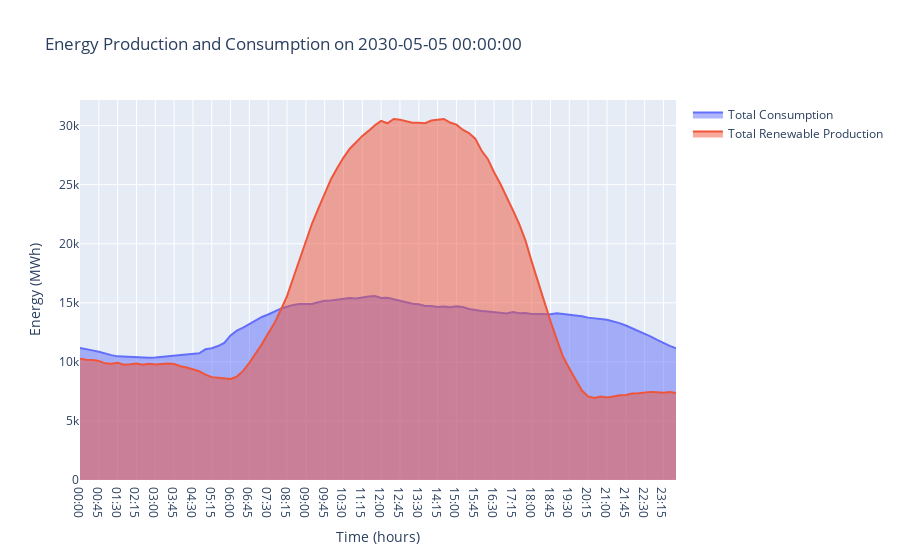
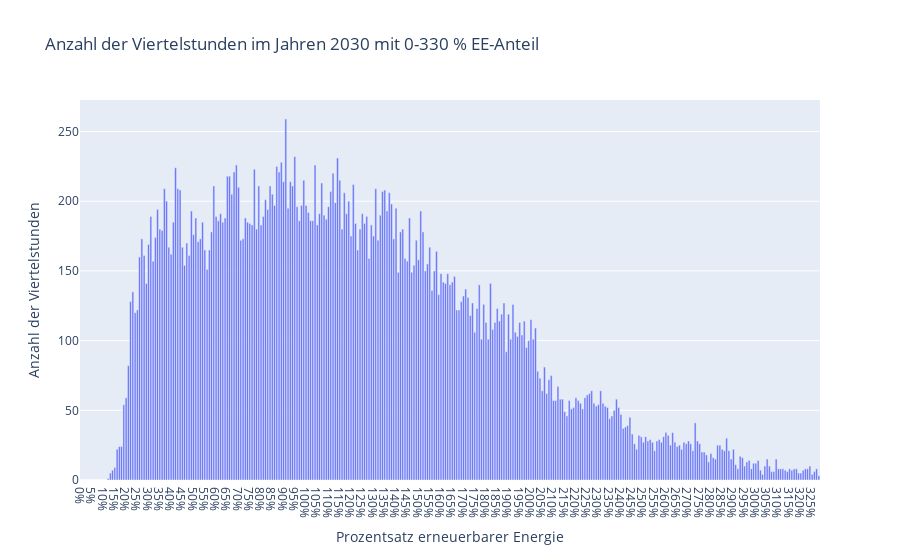
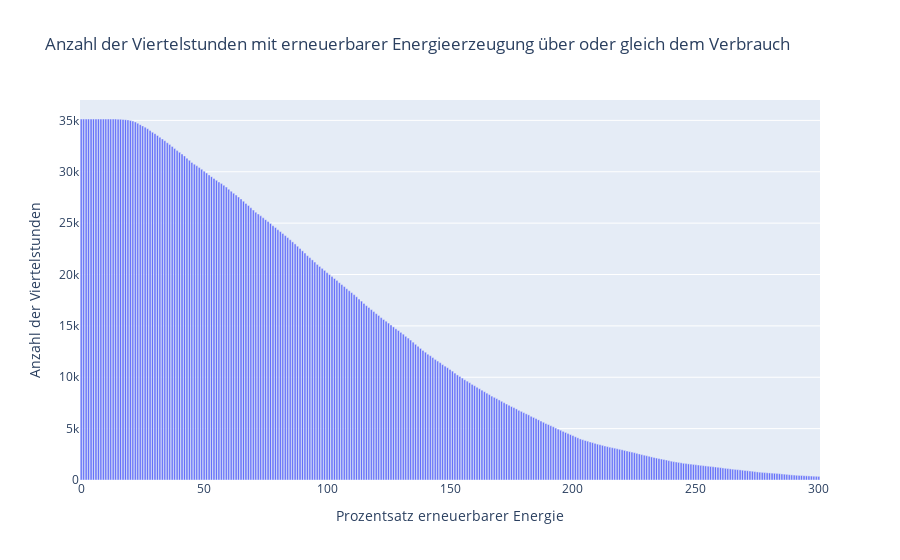
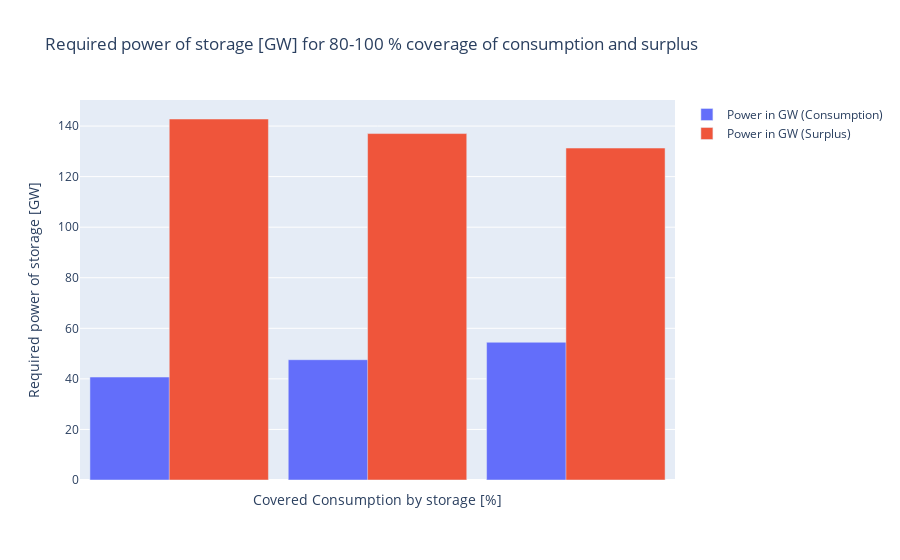

The notebook cell these images were saved under, in order:
### Code cell
def main():
    file_production = 'Realisierte_Erzeugung_202001010000_202212312359_Viertelstunde.csv'                   # File names
    file_consumption = 'Realisierter_Stromverbrauch_202001010000_202212312359_Viertelstunde.csv'
    load_profile_df = read_load_profile('Lastprofile_SWKiel.xls')

    # Read and clean data
    production_df, consumption_df, total_renewable_production, total_consumption, data_by_year = read_and_clean_data(file_production, file_consumption)
    
    # Find dark lulls for the years 2020-2022
    #find_dark_lulls_for_years(production_df, columns_to_clean=['Biomass', 'Hydroelectric', 'Wind Offshore', 'Wind Onshore', 'Photovoltaic', 'Other Renewable'])

    # Berechnung und Anzeige des Histogramms für erneuerbare Anteile
    #calculate_and_display_renewable_shares_histogram(total_renewable_production, total_consumption)
    #calculate_and_display_data_by_year(data_by_year)

    #plot_energy_consumption_and_production(production_df, consumption_df, columns_to_clean=['Biomass', 'Hydroelectric', 'Wind Offshore', 'Wind Onshore', 'Photovoltaic', 'Other Renewable'])

    date = get_date() # Get the selected date from the user
    print("gutes Szenario")
    scaled_production, verbrauch2030 = process_and_plot_2030_dataGut(production_df, consumption_df, load_profile_df, date)
    calculate_and_plot_power_storage_surplus(scaled_production, verbrauch2030)
    calculate_and_plot_storage_capacity(scaled_production, verbrauch2030, 'good')
    print("gutes Szenario mit Lastprofile")
    scaled_production, verbrauch2030 = process_and_plot_2030_dataGut2(production_df, consumption_df, load_profile_df, date)
    calculate_and_plot_power_storage_surplus(scaled_production, verbrauch2030)
    calculate_and_plot_storage_capacity(scaled_production, verbrauch2030, 'good')
    print("schlechtes Szenario")
    scaled_production, verbrauch2030 = process_and_plot_2030_dataSchlecht(production_df, consumption_df, load_profile_df, date)
    calculate_and_plot_power_storage_surplus(scaled_production, verbrauch2030)
    calculate_and_plot_storage_capacity(scaled_production, verbrauch2030, 'bad')
    print("mittleres Szenario")
    scaled_production, verbrauch2030 = process_and_plot_2030_dataMi(production_df, consumption_df, load_profile_df, date)
    calculate_and_plot_power_storage_surplus(scaled_production, verbrauch2030)
    calculate_and_plot_storage_capacity(scaled_production, verbrauch2030, 'mid')

    
    
if __name__ == "__main__":
    main()

### Figure 1 — Plotly figure (JSON) as saved in the notebook; plotly's stock layout.template omitted (floating-point values rounded to 4 significant figures)
{"data": [{"fill": "tozeroy", "mode": "lines", "name": "Total Consumption", "type": "scatter", "x": ["00:00", "00:15", "00:30", "00:45", "01:00", "01:15", "01:30", "01:45", "02:00", "02:15", "02:30", "02:45", "03:00", "03:15", "03:30", "03:45", "04:00", "04:15", "04:30", "04:45", "05:00", "05:15", "05:30", "05:45", "06:00", "06:15", "06:30", "06:45", "07:00", "07:15", "07:30", "07:45", "08:00", "08:15", "08:30", "08:45", "09:00", "09:15", "09:30", "09:45", "10:00", "10:15", "10:30", "10:45", "11:00", "11:15", "11:30", "11:45", "12:00", "12:15", "12:30", "12:45", "13:00", "13:15", "13:30", "13:45", "14:00", "14:15", "14:30", "14:45", "15:00", "15:15", "15:30", "15:45", "16:00", "16:15", "16:30", "16:45", "17:00", "17:15", "17:30", "17:45", "18:00", "18:15", "18:30", "18:45", "19:00", "19:15", "19:30", "19:45", "20:00", "20:15", "20:30", "20:45", "21:00", "21:15", "21:30", "21:45", "22:00", "22:15", "22:30", "22:45", "23:00", "23:15", "23:30", "23:45"], "y": [11180.0, 11100.0, 10980.0, 10860.0, 10690.0, 10570.0, 10470.0, 10440.0, 10430.0, 10370.0, 10370.0, 10350.0, 10380.0, 10430.0, 10470.0, 10470.0, 10570.0, 10610.0, 10630.0, 10720.0, 11060.0, 11160.0, 11340.0, 11600.0, 12240.0, 12650.0, 12900.0, 13190.0, 13540.0, 13800.0, 14010.0, 14270.0, 14510.0, 14670.0, 14820.0, 14900.0, 14890.0, 14900.0, 15050.0, 15170.0, 15200.0, 15250.0, 15330.0, 15400.0, 15360.0, 15470.0, 15540.0, 15570.0, 15420.0, 15430.0, 15310.0, 15200.0, 15050.0, 14920.0, 14880.0, 14730.0, 14730.0, 14650.0, 14700.0, 14630.0, 14700.0, 14650.0, 14480.0, 14370.0, 14300.0, 14260.0, 14210.0, 14180.0, 14100.0, 14230.0, 14120.0, 14140.0, 14060.0, 14060.0, 14040.0, 14040.0, 14110.0, 14050.0, 13970.0, 13950.0, 13860.0, 13750.0, 13670.0, 13590.0, 13570.0, 13420.0, 13280.0, 13080.0, 12860.0, 12640.0, 12400.0, 12140.0, 11860.0, 11570.0, 11360.0, 11140.0]}, {"fill": "tozeroy", "mode": "lines", "name": "Total Renewable Production", "type": "scatter", "x": ["00:00", "00:15", "00:30", "00:45", "01:00", "01:15", "01:30", "01:45", "02:00", "02:15", "02:30", "02:45", "03:00", "03:15", "03:30", "03:45", "04:00", "04:15", "04:30", "04:45", "05:00", "05:15", "05:30", "05:45", "06:00", "06:15", "06:30", "06:45", "07:00", "07:15", "07:30", "07:45", "08:00", "08:15", "08:30", "08:45", "09:00", "09:15", "09:30", "09:45", "10:00", "10:15", "10:30", "10:45", "11:00", "11:15", "11:30", "11:45", "12:00", "12:15", "12:30", "12:45", "13:00", "13:15", "13:30", "13:45", "14:00", "14:15", "14:30", "14:45", "15:00", "15:15", "15:30", "15:45", "16:00", "16:15", "16:30", "16:45", "17:00", "17:15", "17:30", "17:45", "18:00", "18:15", "18:30", "18:45", "19:00", "19:15", "19:30", "19:45", "20:00", "20:15", "20:30", "20:45", "21:00", "21:15", "21:30", "21:45", "22:00", "22:15", "22:30", "22:45", "23:00", "23:15", "23:30", "23:45"], "y": [10260.0, 10180.0, 10170.0, 10080.0, 9878.0, 9851.0, 9916.0, 9755.0, 9802.0, 9870.0, 9754.0, 9845.0, 9788.0, 9814.0, 9865.0, 9822.0, 9630.0, 9523.0, 9344.0, 9203.0, 8926.0, 8710.0, 8652.0, 8581.0, 8553.0, 8755.0, 9239.0, 9925.0, 10670.0, 11500.0, 12420.0, 13280.0, 14390.0, 15560.0, 17120.0, 18680.0, 20290.0, 21740.0, 22990.0, 24260.0, 25470.0, 26420.0, 27300.0, 28050.0, 28600.0, 29130.0, 29560.0, 30030.0, 30410.0, 30200.0, 30560.0, 30510.0, 30370.0, 30240.0, 30240.0, 30210.0, 30430.0, 30490.0, 30560.0, 30260.0, 30090.0, 29660.0, 29370.0, 28900.0, 27890.0, 27180.0, 26050.0, 25080.0, 24010.0, 22850.0, 21690.0, 20290.0, 18490.0, 16770.0, 15010.0, 13430.0, 11910.0, 10430.0, 9447.0, 8498.0, 7576.0, 7077.0, 6952.0, 7063.0, 6983.0, 7064.0, 7169.0, 7198.0, 7314.0, 7335.0, 7409.0, 7460.0, 7436.0, 7390.0, 7451.0, 7369.0]}], "layout": {"showlegend": true, "title": {"text": "Energy Production and Consumption on 2030-05-05 00:00:00"}, "xaxis": {"anchor": "y", "domain": [0, 1], "title": {"text": "Time (hours)"}}, "yaxis": {"anchor": "x", "domain": [0, 1], "title": {"text": "Energy (MWh)"}}}}

### Figure 2 — Plotly figure (JSON) as saved in the notebook; plotly's stock layout.template omitted (floating-point values rounded to 4 significant figures; data arrays with more than 128 entries replaced by an {"elided": "..."} marker saying what was removed)
{"data": [{"type": "bar", "x": {"elided": "329 int values"}, "y": {"elided": "329 int values"}}], "layout": {"title": {"text": "Anzahl der Viertelstunden im Jahren 2030 mit 0-330 % EE-Anteil"}, "xaxis": {"tickmode": "array", "ticktext": ["0%", "5%", "10%", "15%", "20%", "25%", "30%", "35%", "40%", "45%", "50%", "55%", "60%", "65%", "70%", "75%", "80%", "85%", "90%", "95%", "100%", "105%", "110%", "115%", "120%", "125%", "130%", "135%", "140%", "145%", "150%", "155%", "160%", "165%", "170%", "175%", "180%", "185%", "190%", "195%", "200%", "205%", "210%", "215%", "220%", "225%", "230%", "235%", "240%", "245%", "250%", "255%", "260%", "265%", "270%", "275%", "280%", "285%", "290%", "295%", "300%", "305%", "310%", "315%", "320%", "325%"], "tickvals": [0, 5, 10, 15, 20, 25, 30, 35, 40, 45, 50, 55, 60, 65, 70, 75, 80, 85, 90, 95, 100, 105, 110, 115, 120, 125, 130, 135, 140, 145, 150, 155, 160, 165, 170, 175, 180, 185, 190, 195, 200, 205, 210, 215, 220, 225, 230, 235, 240, 245, 250, 255, 260, 265, 270, 275, 280, 285, 290, 295, 300, 305, 310, 315, 320, 325], "title": {"text": "Prozentsatz erneuerbarer Energie"}}, "yaxis": {"title": {"text": "Anzahl der Viertelstunden"}}}}

### Figure 3 — Plotly figure (JSON) as saved in the notebook; plotly's stock layout.template omitted (floating-point values rounded to 4 significant figures; data arrays with more than 128 entries replaced by an {"elided": "..."} marker saying what was removed)
{"data": [{"type": "bar", "x": {"elided": "301 int values"}, "y": {"elided": "301 int values"}}], "layout": {"title": {"text": "Anzahl der Viertelstunden mit erneuerbarer Energieerzeugung über oder gleich dem Verbrauch"}, "xaxis": {"title": {"text": "Prozentsatz erneuerbarer Energie"}}, "yaxis": {"title": {"text": "Anzahl der Viertelstunden"}}}}

### Figure 4 — Plotly figure (JSON) as saved in the notebook; plotly's stock layout.template omitted (floating-point values rounded to 4 significant figures)
{"data": [{"name": "Power in GW (Consumption)", "type": "bar", "width": 0.5, "x": ["80%", "90%", "100%"], "y": [40.72, 47.58, 54.48]}, {"name": "Power in GW (Surplus)", "type": "bar", "width": 0.5, "x": ["80%", "90%", "100%"], "y": [142.8, 137.0, 131.3]}], "layout": {"barmode": "group", "title": {"text": "Required power of storage [GW] for 80-100 % coverage of consumption and surplus"}, "xaxis": {"tickmode": "array", "tickvals": [80, 90, 100], "title": {"text": "Covered Consumption by storage [%]"}}, "yaxis": {"title": {"text": "Required power of storage [GW]"}}}}
